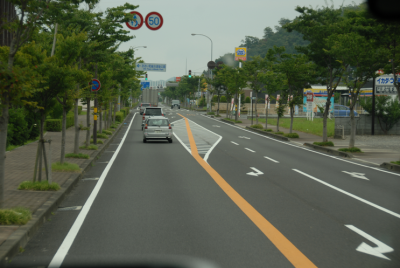
//> input picture 09_FindYellowLine/test.png, 400 x 268 px; the run also reads 1 picture not shown here
$ ./find_yellow_line_using_histogram   (built with g++ and OpenCV 4)
//> lines starting //> are read from the running program, lines starting //| are printed output that depends on the picture
#include <stdio.h>
#include <vector>

//opencv header
#include "opencv2/opencv.hpp"

int main(void)
{
	//read image
	cv::Mat image = cv::imread("test.png") ;
//> image is the input picture: 268 rows x 400 cols, CV_8UC3; mean B, G, R 77.6, 94.9, 87.6
	cv::Mat image_ref = cv::imread("histogram_ref_image.png") ;

	cv::Mat find_image ;
	image.copyTo(find_image) ;

	//histogram
	std::vector<cv::Mat> bgr_planes;
	cv::split( image_ref, bgr_planes );

	/// Establish the number of bins
	int histSize = 256;

	/// Set the ranges ( for B,G,R) )
	float range[] = { 0, 256 } ;
	const float* histRange = { range };

	bool uniform = true; bool accumulate = false;
	cv::Mat b_hist, g_hist, r_hist;

	/// Compute the histograms:
	cv::calcHist( &bgr_planes[0], 1, 0, cv::Mat(), b_hist, 1, &histSize, &histRange);
//> b_hist = 256 values, max 330 at index 84, min 0 at index 0, mean 9.75
	cv::calcHist( &bgr_planes[1], 1, 0, cv::Mat(), g_hist, 1, &histSize, &histRange);
//> g_hist = 256 values, max 437 at index 152, min 0 at index 0, mean 9.75
	cv::calcHist( &bgr_planes[2], 1, 0, cv::Mat(), r_hist, 1, &histSize, &histRange);
//> r_hist = 256 values, max 364 at index 199, min 0 at index 0, mean 9.75

	double minVal;
	double maxVal;
	cv::Point minLoc;
	cv::Point maxLoc;


	double maxVal_bue;
	cv::minMaxLoc( bgr_planes[0], &minVal, &maxVal_bue, &minLoc, &maxLoc );
//> minVal = 80; maxVal_bue = 95; minLoc = Point(7, 127); maxLoc = Point(1, 8)

	double maxVal_green;
	cv::minMaxLoc( bgr_planes[1], &minVal, &maxVal_green, &minLoc, &maxLoc );
//> minVal = 141; maxVal_green = 155; minLoc = Point(1, 155); maxLoc = Point(6, 0)

	double maxVal_red;
	cv::minMaxLoc( bgr_planes[2], &minVal, &maxVal_red, &minLoc, &maxLoc );
//> minVal = 187; maxVal_red = 205; maxLoc = Point(9, 0)

	int hist_h = 	cv::max(maxVal_red, cv::max(maxVal_bue, maxVal_green)) ;
//> hist_h = 205
	int hist_w = 256 ;
	int bin_w = cvRound( (double) hist_w/histSize );

	cv::Mat histImage( hist_h, hist_w, CV_8UC3, cv::Scalar( 0,0,0) );
//> histImage: 205 rows x 256 cols, CV_8UC3; every value is 0

	/// Draw for each channel
	for( int i = 1; i < histSize; i++ )
	{
		cv::line( histImage, cv::Point( bin_w*(i-1), hist_h - cvRound(b_hist.at<float>(i-1)) ) , cv::Point( bin_w*(i), hist_h - cvRound(b_hist.at<float>(i)) ), cv::Scalar( 255, 0, 0), 2, 8, 0  );
		cv::line( histImage, cv::Point( bin_w*(i-1), hist_h - cvRound(g_hist.at<float>(i-1)) ) , cv::Point( bin_w*(i), hist_h - cvRound(g_hist.at<float>(i)) ), cv::Scalar( 0, 255, 0), 2, 8, 0  );
		cv::line( histImage, cv::Point( bin_w*(i-1), hist_h - cvRound(r_hist.at<float>(i-1)) ) , cv::Point( bin_w*(i), hist_h - cvRound(r_hist.at<float>(i)) ), cv::Scalar( 0, 0, 255), 2, 8, 0  );
	}
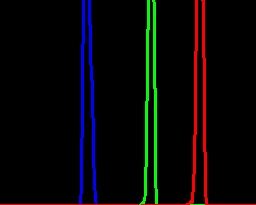
//> histImage: 205 rows x 256 cols, CV_8UC3; mean B, G, R 5.9, 6, 7.2

	/// Display

	cv::imshow("calcHist_ref", image_ref );
	cv::imshow("calcHist", histImage );
	cv::waitKey(1) ;

	while(1)
	{
		if( !find_image.empty() )
		{
			for( int y=0 ; y<find_image.rows ; y++ )
			{
				for( int x=0 ; x<find_image.cols ; x++ )
				{
					unsigned char blue = find_image.at<cv::Vec3b>(y, x)[0] ;
					unsigned char green = find_image.at<cv::Vec3b>(y, x)[1] ;
					unsigned char red = find_image.at<cv::Vec3b>(y, x)[2] ;

					if( red > 180 && red < 220 &&
						green > 130 && green < 170 &&
						blue > 70 && blue < 110 )
					{
						//image.at<cv::Vec3b>(y, x)[0] ;
						//image.at<cv::Vec3b>(y, x)[1] ;
						//image.at<cv::Vec3b>(y, x)[2] ;
					}
					else
					{
						find_image.at<cv::Vec3b>(y, x)[0] = 0  ;
						find_image.at<cv::Vec3b>(y, x)[1] = 0 ;
						find_image.at<cv::Vec3b>(y, x)[2] = 0 ;
					}
				}
			}
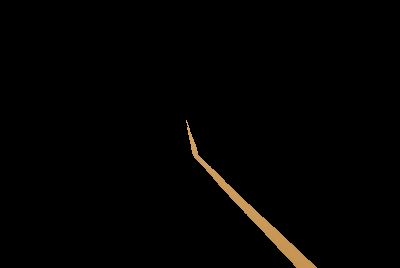
//> find_image: 268 rows x 400 cols, CV_8UC3; mean B, G, R 1.4, 2.4, 3.1

			cv::imshow("original", image) ;
			cv::imshow("find_yellow_line", find_image) ;

			char c = cv::waitKey(1) ;
//> the 'q' key is pressed

			if( c == 'q' || c == 'Q' )
			{
				break ;
			}
		}
		else
		{
			break ;
		}
	}

    return 0;
}
